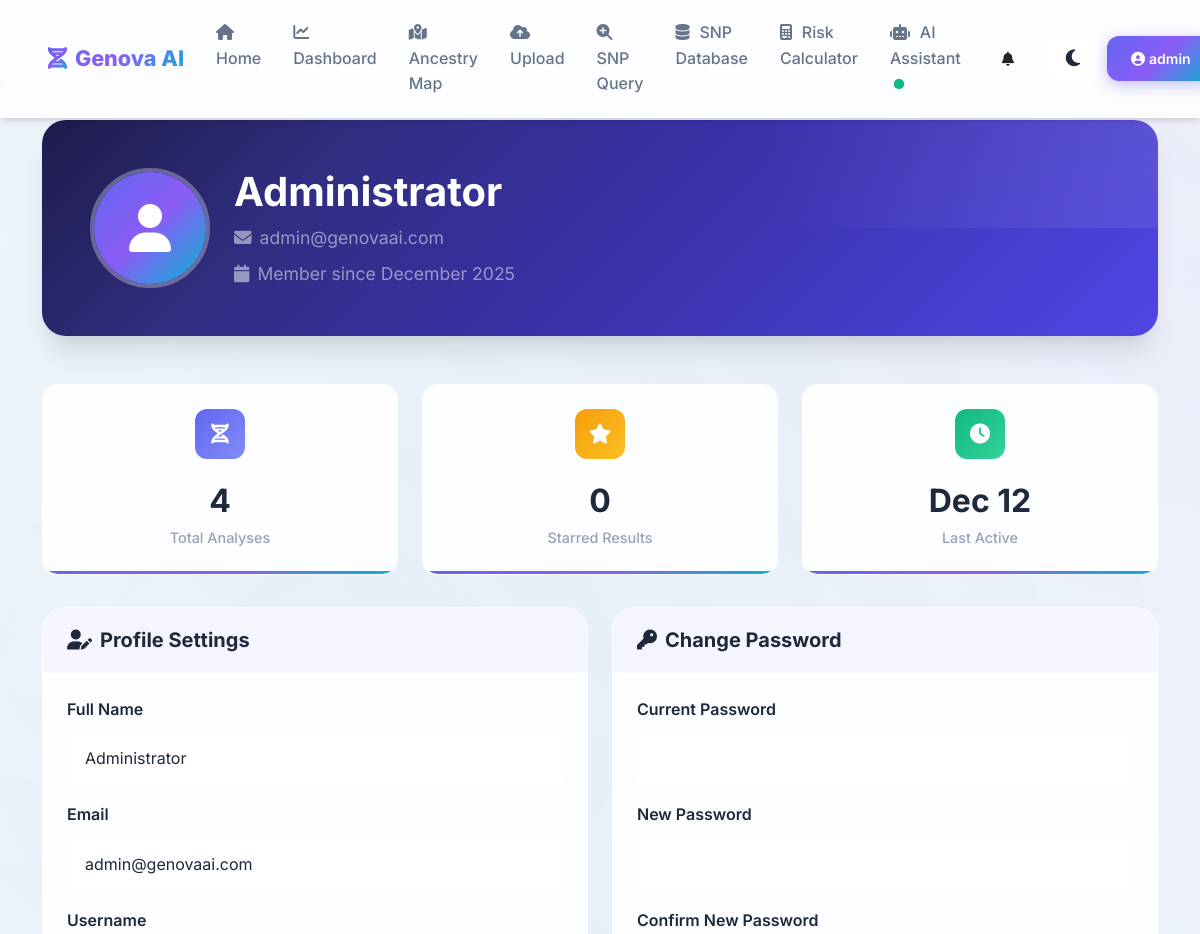
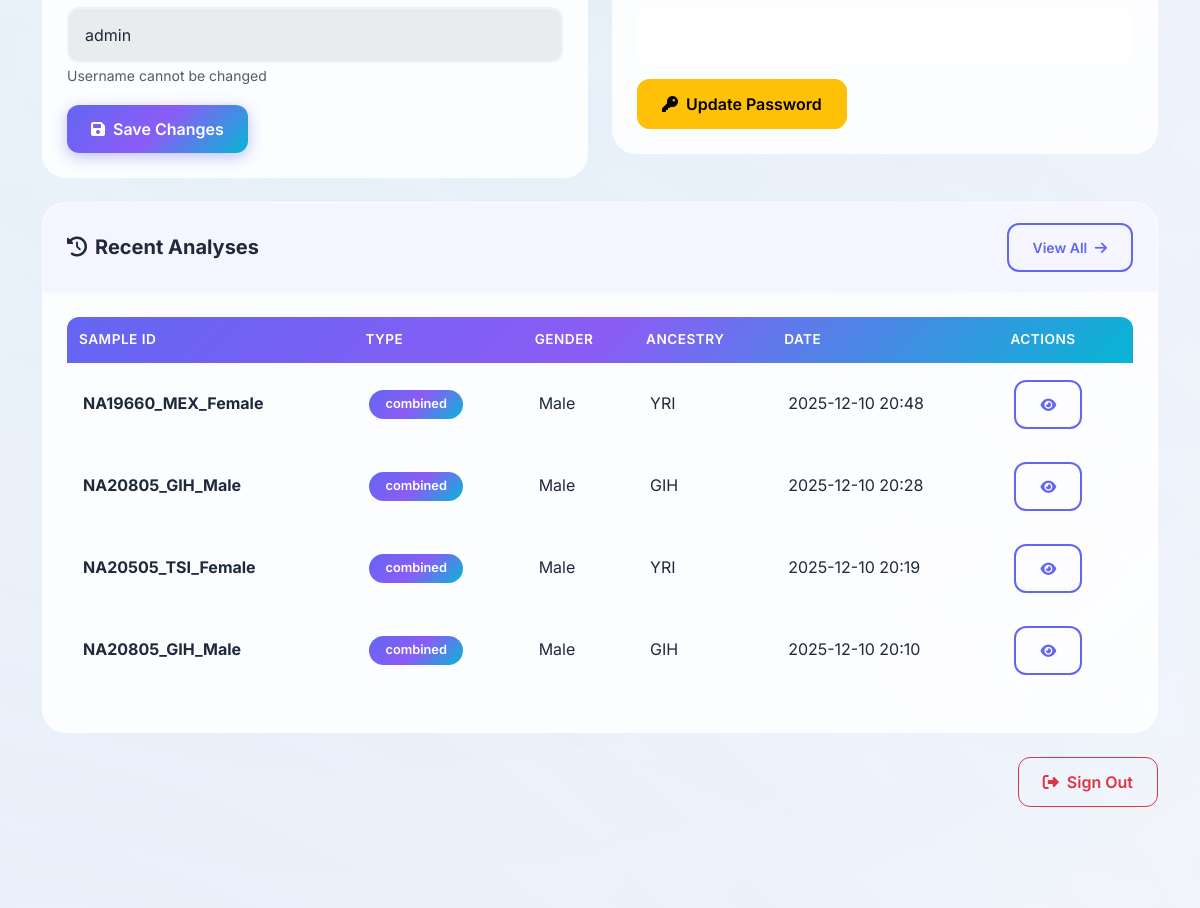
Page /profile (signed in, upper part) on the earlier database version (2 pictures, top to bottom).
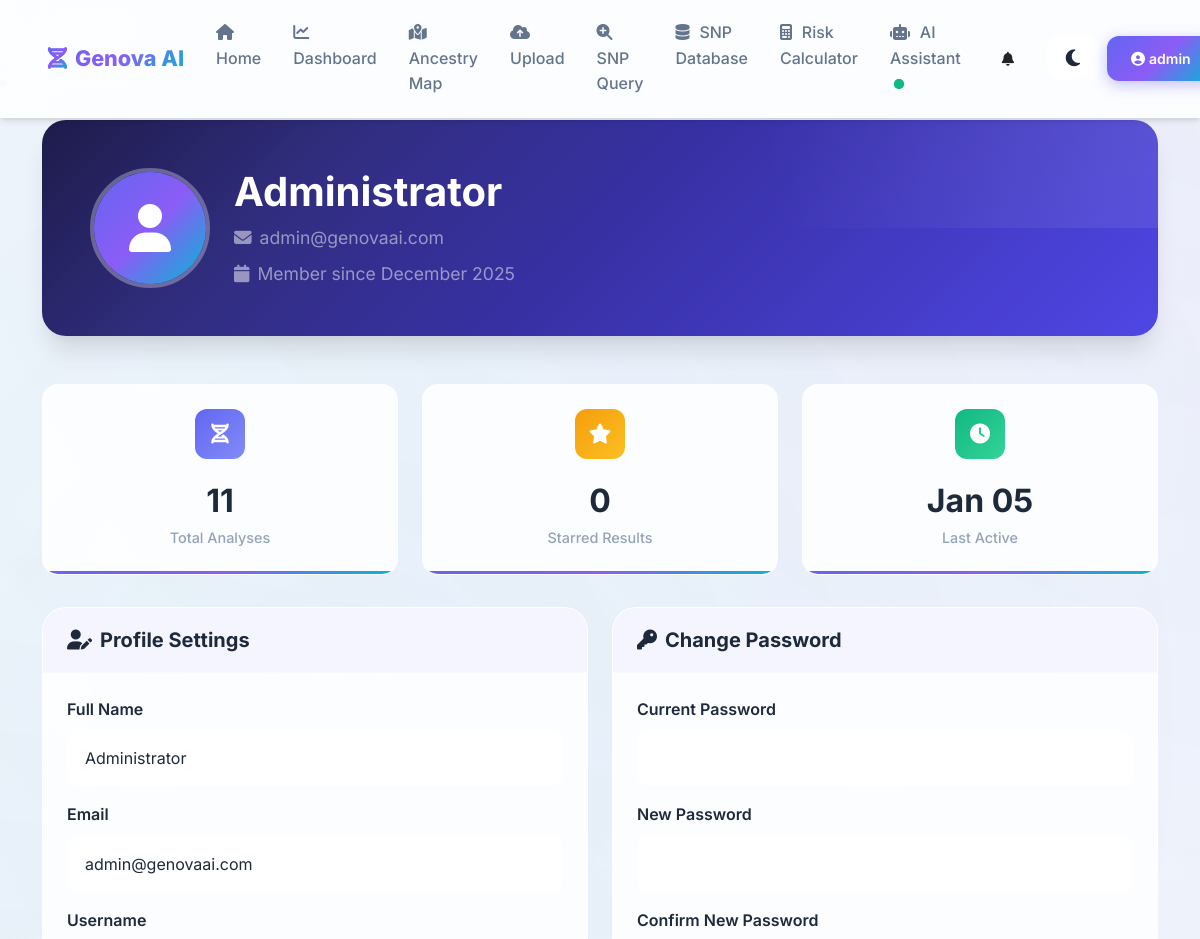
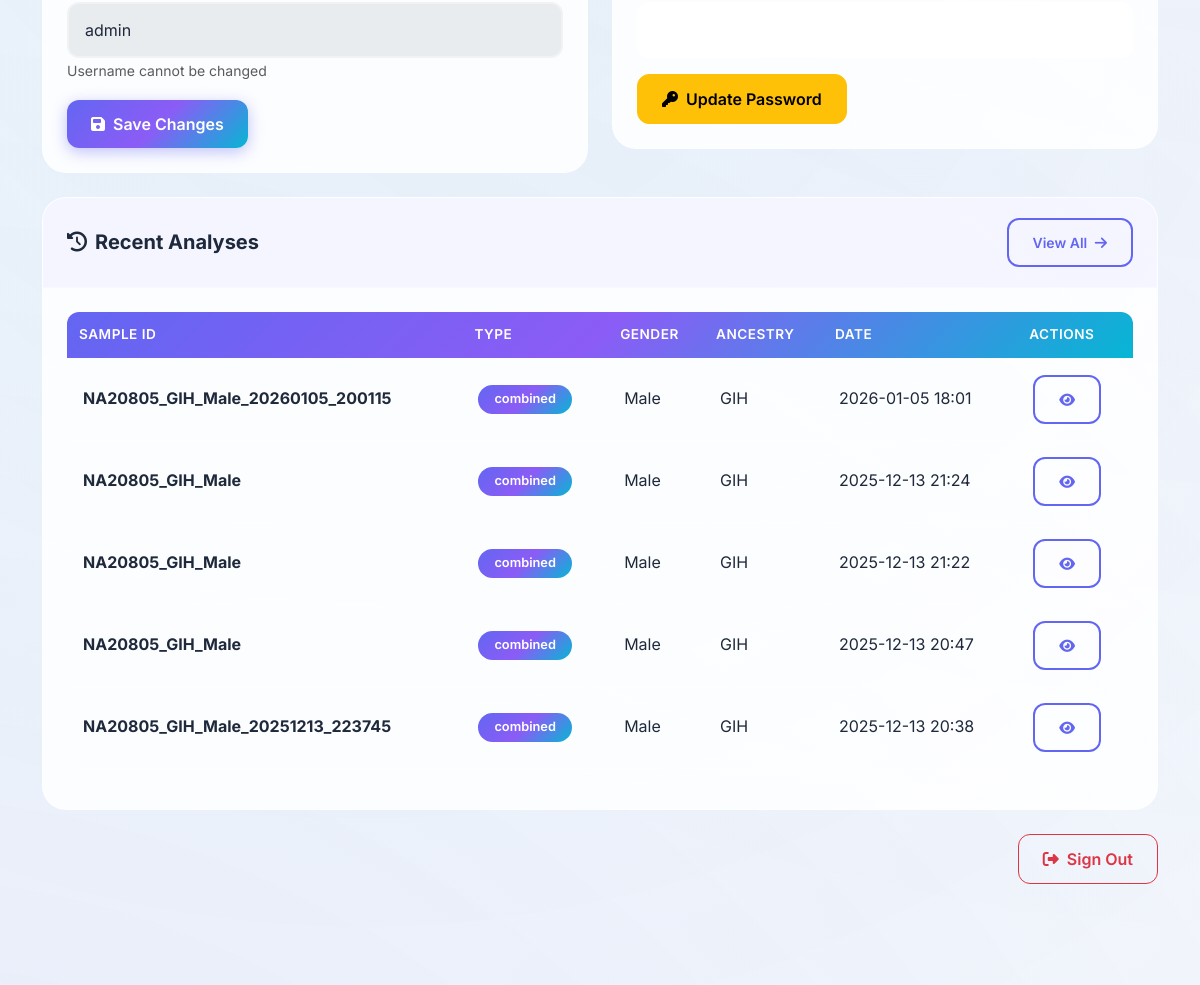
Same page on the later database version (2 pictures, top to bottom).
### database/models.py (models this page shows, shortened)
class User(UserMixin, db.Model):
    __tablename__ = 'users'
    id = db.Column(db.Integer, primary_key=True)
    username = db.Column(db.String(80), unique=True, nullable=False, index=True)
    email = db.Column(db.String(120), unique=True, nullable=False, index=True)
    password_hash = db.Column(db.String(256), nullable=False)
    full_name = db.Column(db.String(150))
    avatar_url = db.Column(db.String(500))
    created_at = db.Column(db.DateTime, default=datetime.utcnow)
    last_login = db.Column(db.DateTime)
    is_active = db.Column(db.Boolean, default=True)
    is_admin = db.Column(db.Boolean, default=False)
    analyses = db.relationship('AnalysisHistory', backref='user', lazy='dynamic', cascade='all, delete-orphan')

class AnalysisHistory(db.Model):
    __tablename__ = 'analysis_history'
    id = db.Column(db.Integer, primary_key=True)
    user_id = db.Column(db.Integer, db.ForeignKey('users.id'), nullable=True, index=True)
    sample_id = db.Column(db.String(100), nullable=False, index=True)
    analysis_type = db.Column(db.String(50), nullable=False)  # 'combined', 'gender', 'ancestry', 'physical', 'disease_risk'
    gender_prediction = db.Column(db.String(20))
    gender_confidence = db.Column(db.Float)
    gender_correct = db.Column(db.Boolean)
    ancestry_prediction = db.Column(db.String(100))
    ancestry_code = db.Column(db.String(10))
    ancestry_confidence = db.Column(db.Float)
    ancestry_correct = db.Column(db.Boolean)
    full_results = db.Column(db.Text)  # JSON string
    physical_characteristics = db.Column(db.Text)  # HTML/Text
    disease_risk_report = db.Column(db.Text)  # HTML/Text
    file_name = db.Column(db.String(255))
    file_path = db.Column(db.String(500))
    snp_count = db.Column(db.Integer)
    processing_time = db.Column(db.Float)
    status = db.Column(db.String(20), default='completed')  # 'pending', 'processing', 'completed', 'failed'
    error_message = db.Column(db.Text)
    created_at = db.Column(db.DateTime, default=datetime.utcnow, index=True)
    updated_at = db.Column(db.DateTime, default=datetime.utcnow, onupdate=datetime.utcnow)
    tags = db.Column(db.String(500))  # Comma-separated tags
    notes = db.Column(db.Text)
    is_starred = db.Column(db.Boolean, default=False)

### routes/auth_routes.py (the view)
@auth_bp.route('/profile')
@login_required
def profile():
    from database import AnalysisHistory
    from sqlalchemy import or_
    base_query = AnalysisHistory.query.filter(
        or_(AnalysisHistory.user_id == current_user.id, AnalysisHistory.user_id == None)
    )
    total_analyses = base_query.count()
    starred_analyses = base_query.filter(AnalysisHistory.is_starred == True).count()
    recent_analyses = base_query.order_by(AnalysisHistory.created_at.desc()).limit(5).all()
    stats = {
        'total_analyses': total_analyses,
        'starred_analyses': starred_analyses,
        'recent_analyses': recent_analyses
    }
    return render_template('auth/profile.html', stats=stats)

### app.py (called while the page is built)
@login_manager.user_loader
def load_user(user_id):
    return User.query.get(int(user_id))

@app.context_processor
def inject_user():
    return dict(current_user=current_user)

### templates/auth/profile.html (shortened to what the changed rows need)
{% extends "base.html" %}
{% block content %}
<div class="container py-4">
    <section class="hero-section mb-5" data-aos="fade-up">
        <div class="d-flex align-items-center gap-4 flex-wrap">
            <div>
                <h1 class="display-5 fw-bold text-white mb-2">
                    {{ current_user.full_name or current_user.username }}
                </h1>
                <p class="text-white-50 mb-2">
                    <i class="fas fa-envelope me-2"></i>{{ current_user.email }}
                </p>
                <p class="text-white-50 mb-0">
                    <i class="fas fa-calendar me-2"></i>Member since {{ current_user.created_at.strftime('%B %Y') if current_user.created_at else 'N/A' }}
                </p>
            </div>
        </div>
    </section>
    <div class="row g-4">
        <div class="col-md-4" data-aos="fade-up" data-aos-delay="100">
            <div class="stat-card">
                <div class="stat-icon blue">
                    <i class="fas fa-dna"></i>
                </div>
                <div class="stat-value">{{ stats.total_analyses }}</div>
                <div class="stat-label">Total Analyses</div>
            </div>
        </div>
        <div class="col-md-4" data-aos="fade-up" data-aos-delay="300">
            <div class="stat-card">
                <div class="stat-icon green">
                    <i class="fas fa-clock"></i>
                </div>
                <div class="stat-value">{{ current_user.last_login.strftime('%b %d') if current_user.last_login else 'N/A' }}</div>
                <div class="stat-label">Last Active</div>
            </div>
        </div>
    </div>
    <div class="row g-4 mt-2">
        <div class="col-lg-6" data-aos="fade-up" data-aos-delay="400">
            <div class="profile-card">
                <div class="profile-card-body">
                    <form method="POST" action="{{ url_for('auth.update_profile') }}">
                        <div class="mb-3">
                            <label for="full_name" class="form-label">Full Name</label>
                            <input type="text" class="form-control" id="full_name" name="full_name"
                                   value="{{ current_user.full_name or '' }}">
                        </div>
                        <div class="mb-3">
                            <label for="email" class="form-label">Email</label>
                            <input type="email" class="form-control" id="email" name="email"
                                   value="{{ current_user.email }}">
                        </div>
                        <div class="mb-3">
                            <label class="form-label">Username</label>
                            <input type="text" class="form-control" value="{{ current_user.username }}" disabled>
                            <small class="text-muted">Username cannot be changed</small>
                        </div>
                    </form>
                </div>
            </div>
        </div>
    </div>
    <div class="row mt-4">
        <div class="col-12" data-aos="fade-up" data-aos-delay="600">
            <div class="profile-card">
                <div class="profile-card-body">
                    {% if stats.recent_analyses %}
                    <div class="table-responsive">
                        <table class="table table-hover">
                            <thead>
                                <tr class="table-header-gradient">
                                    <th>Sample ID</th>
                                    <th>Type</th>
                                    <th>Gender</th>
                                    <th>Ancestry</th>
                                    <th>Date</th>
                                    <th>Actions</th>
                                </tr>
                            </thead>
                            <tbody>
                                {% for analysis in stats.recent_analyses %}
                                <tr>
                                    <td><strong>{{ analysis.sample_id }}</strong></td>
                                    <td><span class="badge bg-primary">{{ analysis.analysis_type }}</span></td>
                                    <td>{{ analysis.gender_prediction or '-' }}</td>
                                    <td>{{ analysis.ancestry_code or '-' }}</td>
                                    <td>{{ analysis.created_at.strftime('%Y-%m-%d %H:%M') if analysis.created_at else '-' }}</td>
                                    <td>
                                        <a href="{{ url_for('history.view_analysis', analysis_id=analysis.id) }}" class="btn btn-sm btn-outline-primary">
                                            <i class="fas fa-eye"></i>
                                        </a>
                                    </td>
                                </tr>
                                {% endfor %}
                            </tbody>
                        </table>
                    </div>
                    {% endif %}
                </div>
            </div>
        </div>
    </div>
</div>
{% endblock %}

### templates/base.html (shortened to what the changed rows need)
<!DOCTYPE html>
<html lang="en" data-bs-theme="light">
<head>
    <link href="https://cdn.jsdelivr.net/npm/bootstrap@5.3.0-alpha1/dist/css/bootstrap.min.css" rel="stylesheet">
    <link rel="stylesheet" href="https://cdnjs.cloudflare.com/ajax/libs/font-awesome/6.5.1/css/all.min.css" />
    <link href="https://unpkg.com/aos@2.3.1/dist/aos.css" rel="stylesheet">
    <link rel="stylesheet" href="{{ url_for('static', filename='css/styles.css') }}">
</head>
<body>
    <nav class="navbar navbar-expand-lg fixed-top" id="mainNav">
        <div class="container-fluid px-4">
            <div class="collapse navbar-collapse" id="navbarCollapse">
                <div class="d-flex align-items-center gap-2">
                    {% if current_user.is_authenticated %}
                    <div class="dropdown">
                        <button class="btn btn-sm btn-primary dropdown-toggle" type="button" data-bs-toggle="dropdown">
                            <i class="fas fa-user-circle me-1"></i>{{ current_user.username }}
                        </button>
                    </div>
                    {% else %}
                    <a href="/login" class="btn btn-sm btn-outline-primary">
                        <i class="fas fa-sign-in-alt me-1"></i>Login
                    </a>
                    {% endif %}
                </div>
            </div>
        </div>
    </nav>
    <div class="container-fluid">
        <div class="row">
            <main class="col-12 px-md-4 py-3">
                <div class="page-content fade-in">
                    {% block content %}{% endblock %}
                </div>
            </main>
        </div>
    </div>
</body>
</html>

Differences in the rows shown:
no longer on this page (row unchanged): AnalysisHistory: sample_id "NA19660_MEX_Female", analysis_type "combined", gender_prediction "Male", ancestry_code "YRI", created_at "2025-12-10 20:48"
no longer on this page (row unchanged): AnalysisHistory: sample_id "NA20805_GIH_Male", analysis_type "combined", gender_prediction "Male", ancestry_code "GIH", created_at "2025-12-10 20:28"
no longer on this page (row unchanged): AnalysisHistory: sample_id "NA20505_TSI_Female", analysis_type "combined", gender_prediction "Male", ancestry_code "YRI", created_at "2025-12-10 20:19"
no longer on this page (row unchanged): AnalysisHistory: sample_id "NA20805_GIH_Male", analysis_type "combined", gender_prediction "Male", ancestry_code "GIH", created_at "2025-12-10 20:10"
changed User "Administrator": last_login "Dec 12" → "Jan 05"
added AnalysisHistory: sample_id "NA20805_GIH_Male_20260105_200115", analysis_type "combined", gender_prediction "Male", ancestry_code "GIH", created_at "2026-01-05 18:01"
added AnalysisHistory: sample_id "NA20805_GIH_Male", analysis_type "combined", gender_prediction "Male", ancestry_code "GIH", created_at "2025-12-13 21:24"
added AnalysisHistory: sample_id "NA20805_GIH_Male", analysis_type "combined", gender_prediction "Male", ancestry_code "GIH", created_at "2025-12-13 21:22"
added AnalysisHistory: sample_id "NA20805_GIH_Male", analysis_type "combined", gender_prediction "Male", ancestry_code "GIH", created_at "2025-12-13 20:47"
added AnalysisHistory: sample_id "NA20805_GIH_Male_20251213_223745", analysis_type "combined", gender_prediction "Male", ancestry_code "GIH", created_at "2025-12-13 20:38"
Other differences:
{{ stats.total_analyses }}: "4" → "11"
